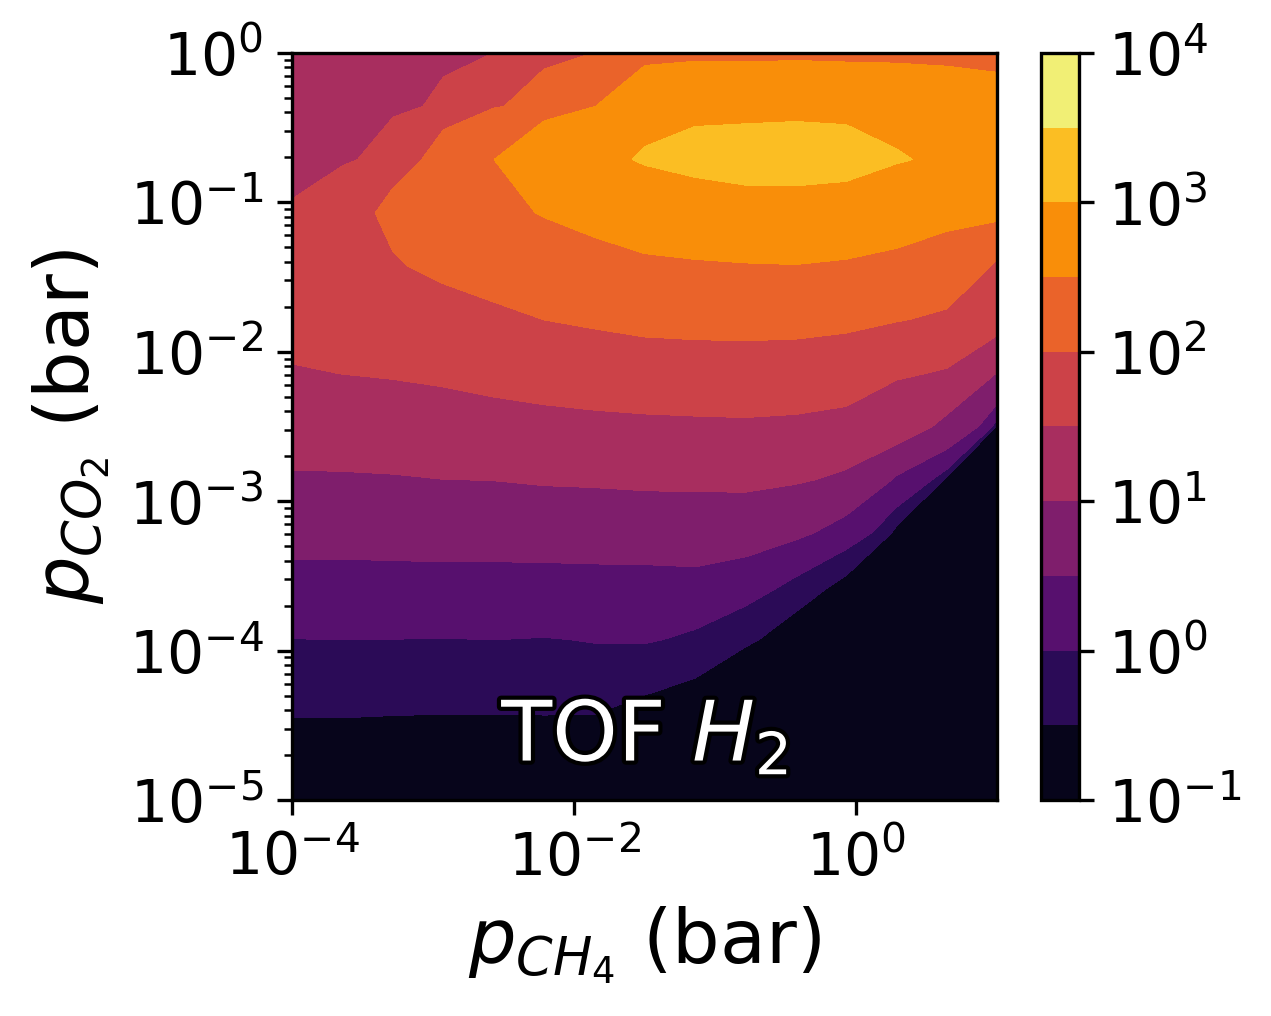

Generate this figure with Python:
import numpy as np
import matplotlib.pyplot as plt
from zacrostools.heatmaps.tof import plot_tof

fig, axs = plt.subplots(1, figsize=(4.3, 3.5))
cp = plot_tof(
    ax=axs,
    scan_path='simulation_results',
    x='pressure_CH4',
    y='pressure_CO2',
    gas_spec='H2',
    min_molec=0,
    analysis_range=[50, 100],
    range_type='time',
    levels=np.logspace(-1, 4, num=11),
    auto_title=True,
    show_points=False,
    show_colorbar=False
)
# Adjust size of axis ticks
axs.tick_params(axis='both', which='major', labelsize=14)
# Adjust font size of axis labels
axs.set_xlabel(axs.get_xlabel(), fontsize=18)
axs.set_ylabel(axs.get_ylabel(), fontsize=18)
# Adjust font size and position of axis title
axs.set_title(axs.get_title(), fontsize=20, loc='center', pad=-170)
# Create colorbar and adjust the size of its tick labels
cbar = plt.colorbar(cp, ax=axs)
cbar.ax.tick_params(labelsize=14)

plt.tight_layout()
plt.savefig('tof_heatmap_custom.png', dpi=300, bbox_inches='tight', transparent=False)
plt.show()
